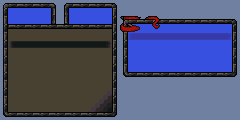

This game map was drawn from its Tiled (.tmx) file and the tilesets committed beside it. A one-line description and the full map source follow:
An orthogonal 30x15 tile map with 8x8 px tiles, 1 tile layer (Tile Layer 1).

<map version="1.9" tiledversion="1.9.2" orientation="orthogonal" renderorder="right-down" width="30" height="15" tilewidth="8" tileheight="8" infinite="0" nextlayerid="2" nextobjectid="1">
 <tileset firstgid="1" source="../MenuUI.tsx" />
 <layer id="1" name="Tile Layer 1" width="30" height="15">
  <data encoding="csv">
2,3,4,3,4,3,82,1,78,4,3,4,3,4,5,1,1,1,1,1,1,1,1,1,1,1,1,1,1,1,
8,15,15,15,15,15,2147483674,1,25,15,15,15,15,15,9,1,1,1,1,1,1,1,1,1,1,1,1,1,1,1,
7,15,15,15,15,15,2147483673,1,26,15,15,15,15,15,11,17,18,19,20,21,3,4,3,4,3,4,3,4,3,5,
8,24,23,24,23,24,23,24,23,24,23,24,23,24,9,49,31,32,15,64,15,15,15,15,15,15,15,15,15,11,
7,10,10,10,10,10,10,10,10,10,10,10,10,10,11,7,100,101,101,101,101,101,101,101,101,101,101,101,102,9,
8,44,45,45,45,45,45,45,45,45,45,45,45,46,9,8,15,15,15,15,15,15,15,15,15,15,15,15,15,11,
7,10,10,10,10,10,10,10,10,10,10,10,10,10,11,7,15,15,15,15,15,15,15,15,15,15,15,15,15,9,
8,10,10,10,10,10,10,10,10,10,10,10,10,10,9,8,15,15,15,15,15,15,15,15,15,15,15,15,15,11,
7,10,10,10,10,10,10,10,10,10,10,10,10,10,11,7,15,15,15,15,15,15,15,15,15,15,15,15,15,9,
8,10,10,10,10,10,10,10,10,10,10,10,10,10,9,27,28,29,28,29,28,29,28,29,28,29,28,29,28,30,
7,10,10,10,10,10,10,10,10,10,10,10,10,10,11,1,1,1,1,1,1,1,1,1,1,1,1,1,1,1,
8,10,10,10,10,10,10,10,10,10,10,10,10,63,9,1,1,1,1,1,1,1,1,1,1,1,1,1,1,1,
7,10,10,10,10,10,10,10,10,10,10,10,63,65,11,1,1,1,1,1,1,1,1,1,1,1,1,1,1,1,
8,10,10,10,10,10,10,10,10,10,10,63,65,67,9,1,1,1,1,1,1,1,1,1,1,1,1,1,1,1,
27,28,29,28,29,28,29,28,29,28,29,28,29,28,30,1,1,1,1,1,1,1,1,1,1,1,1,1,1,1
</data>
 </layer>
</map>
